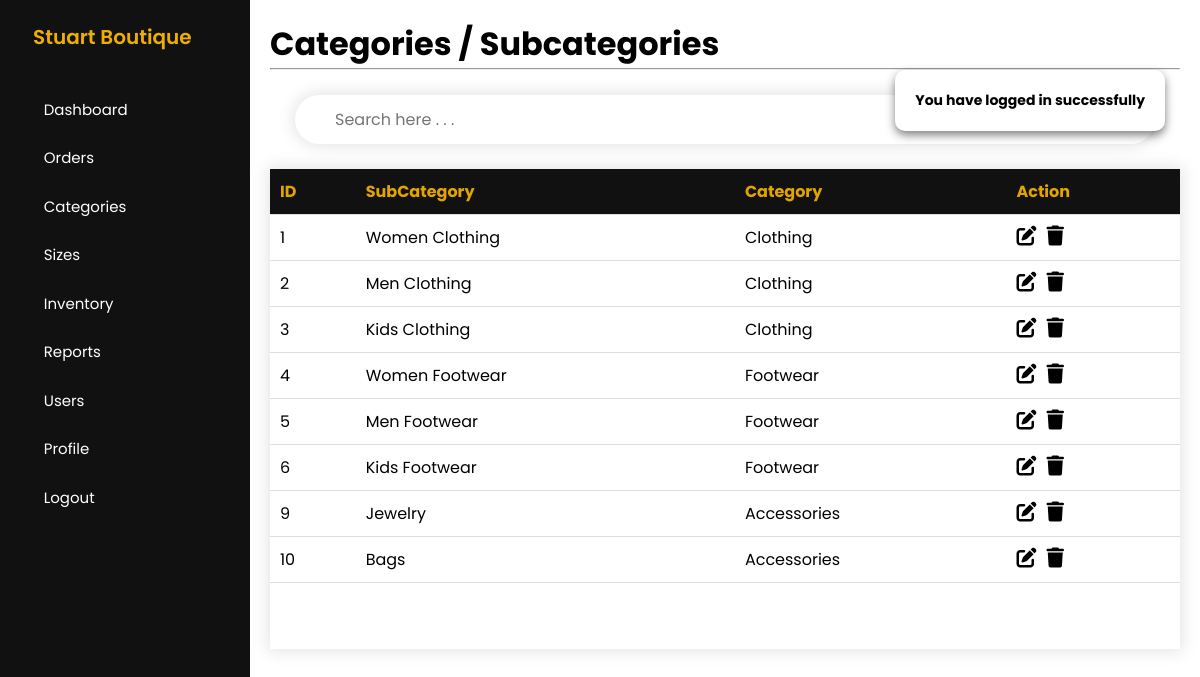
/admin/view-categories.php (signed in), run on an earlier commit of the app's database.
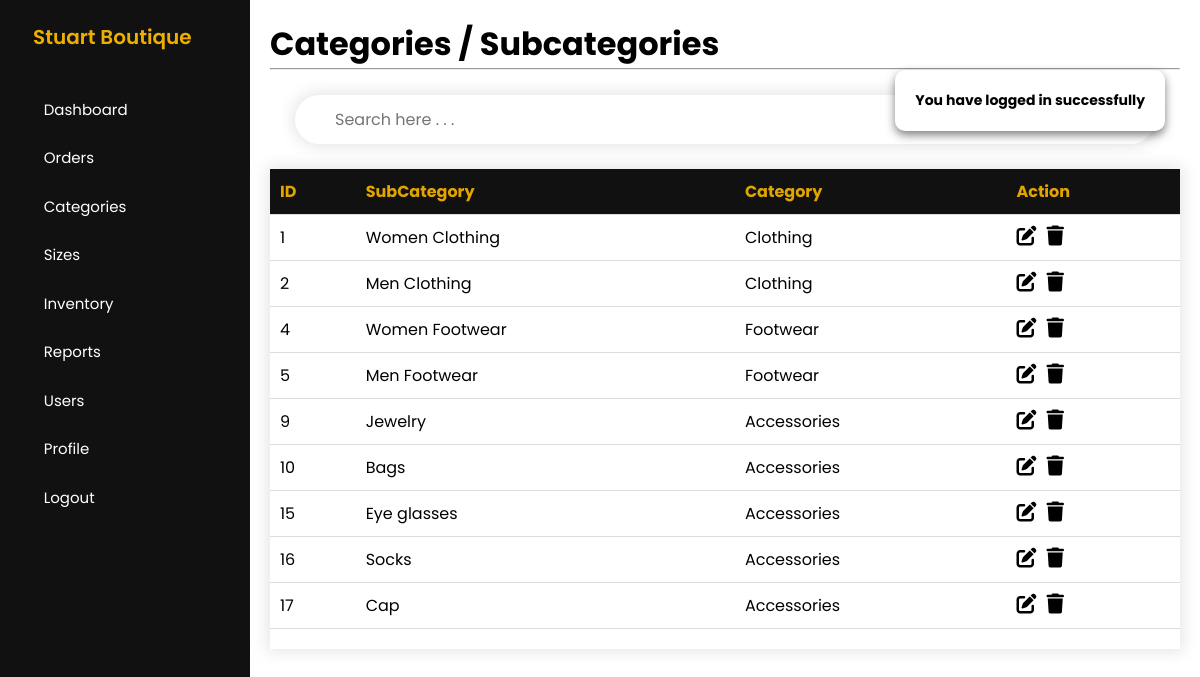
And on a later commit of the database.
### tables this page shows
CREATE TABLE `subcategories` (
  `subcategoryID` int(11) NOT NULL,
  `subcategoryName` varchar(255) NOT NULL,
  `categoryID` int(11) NOT NULL
);

CREATE TABLE `categories` (
  `categoryID` int(11) NOT NULL,
  `categoryName` varchar(255) NOT NULL
);

### config/DatabaseConnection.php (called while the page is built, shortened)
<?php
    class DatabaseConnection
    {
        public function __construct()
        {
            $this->conn = new mysqli(HOSTNAME,USERNAME,PASSWORD,DATABASE);
        }
    }
?>

### admin/controllers/SubcategoriesController.php (called while the page is built, shortened)
<?php
    class SubcategoriesController
    {
        private $conn;
        public function __construct()
        {
            $db = new DatabaseConnection;
            $this->conn = $db->conn;
        }
        public function rows($row)
        {
            return $data = [
                'id' => $row['subcategoryID'],
                'name' => $row['subcategoryName'],
                'categoryID' => $row['categoryID'],
                'categoryName' => $row['categoryName']
            ];
        }
        public function get()
        {
            $getDataQuery = "
                SELECT subcategories.*, categories.categoryName
                FROM subcategories
                INNER JOIN categories
                ON subcategories.categoryID = categories.categoryID
            ";
            $result = $this->conn->query($getDataQuery);
            if($result->num_rows > 0){
                return $result;
            }else{
                return false;
            }
        }
    }
?>

### admin/view-categories.php (the view, shortened to what this page needs)
<?php
    include_once 'controllers/SubcategoriesController.php';
    $subcategories = new SubcategoriesController;
    include 'includes/header.php';
    include 'includes/sidebar.php';
?>
<main>
    <h1>Categories / Subcategories</h1>
    <hr>
    <div class="search-container">
        <input type="text" id="myInput" onkeyup="filterTable()" placeholder="Search here . . ." title="Type in a name">
    </div>
        <div class="table-container">
            <div class="scroll-table">
                <table class="child-table" id="inventoryTable">
                    <thead>
                        <tr>
                            <th>ID</th>
                            <th>SubCategory</th>
                            <th>Category</th>
                            <th>Action</th>
                        </tr>
                    </thead>
                    <tbody>
                        <?php
                            $resultGet = $subcategories->get();
                            if(!$resultGet){
                                showMessage('No Subcategories Record Found');
                            }else{
                                foreach($resultGet as $subcategoriesRows) :
                                    $data = $subcategories->rows($subcategoriesRows);
                        ?>
                        <tr>
                            <td>
                                <?= $data['id'] ?>
                            </td>
                            <td>
                                <?= $data['name'] ?>
                            </td>
                            <td>
                                <?= $data['categoryName'] ?>
                            </td>
                            <td>
                                <div class="a-cont">
                                    <a href="edit-subcategories.php?updateID=<?= $data['id'] ?>">
                                        <i class="fa-solid fa-pen-to-square"></i>
                                    </a>
                                    <form action="codes/subcategories-code.php" method="post" class="form">
                                        <button type="submit" name="delete-button" value="<?= $data['id'] ?>" class="delete-button">
                                            <i class="fa-solid fa-trash"></i>
                                        </button>
                                    </form>
                                </div>
                            </td>
                        </tr>
                        <?php
                                endforeach;
                            }
                        ?>
                    </tbody>
                </table>
            </div>
        </div>
</main>
<?php include 'includes/footer.php'; ?>

What changed in the data, as far as the page shows it:
removed subcategories: subcategoryID "3", subcategoryName "Kids Clothing", categoryID.categoryName "Clothing"
removed subcategories: subcategoryID "6", subcategoryName "Kids Footwear", categoryID.categoryName "Footwear"
added subcategories: subcategoryID "15", subcategoryName "Eye glasses", categoryID.categoryName "Accessories"
added subcategories: subcategoryID "16", subcategoryName "Socks", categoryID.categoryName "Accessories"
added subcategories: subcategoryID "17", subcategoryName "Cap", categoryID.categoryName "Accessories"
